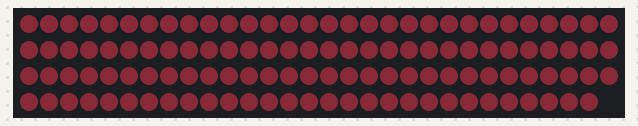
A sketch run on a simulated Arduino Uno, built with avr-gcc and run on an emulated ATmega328P. Parts: 119 RGB LEDs in strip order, left to right, continuing on the next row. Dim RGB values are drawn brighter than linear.

Above: at 0.1 s.

The sketch:

neopixel_wanescotting.ino
```cpp
#include <Adafruit_NeoPixel.h>

#define NEOPIXEL_PIN 3
#define NUM_NEOPIXELS 119

// Parameter 1 = number of pixels in strip
// Parameter 2 = Arduino pin number (most are valid)
// Parameter 3 = pixel type flags, add together as needed:
//   NEO_KHZ800  800 KHz bitstream (most NeoPixel products w/WS2812 LEDs)
//   NEO_KHZ400  400 KHz (classic 'v1' (not v2) FLORA pixels, WS2811 drivers)
//   NEO_GRB     Pixels are wired for GRB bitstream (most NeoPixel products)
//   NEO_RGB     Pixels are wired for RGB bitstream (v1 FLORA pixels, not v2)
Adafruit_NeoPixel strip = Adafruit_NeoPixel(NUM_NEOPIXELS, NEOPIXEL_PIN, NEO_GRB + NEO_KHZ800);

// IMPORTANT: To reduce NeoPixel burnout risk, add 1000 uF capacitor across
// pixel power leads, add 300 - 500 Ohm resistor on first pixel's data input
// and minimize distance between Arduino and first pixel.  Avoid connecting
// on a live circuit...if you must, connect GND first.

void setup() {
  strip.begin();
  strip.show(); // Initialize all pixels to 'off'

  //uint32_t c = strip.Color(33, 11, 14);
  uint32_t c = strip.Color(10, 3, 4);

  for (int i = 0; i < strip.numPixels(); i++) {
    strip.setPixelColor(i, c);
  }
  strip.show();
}

void loop() {
}
```
